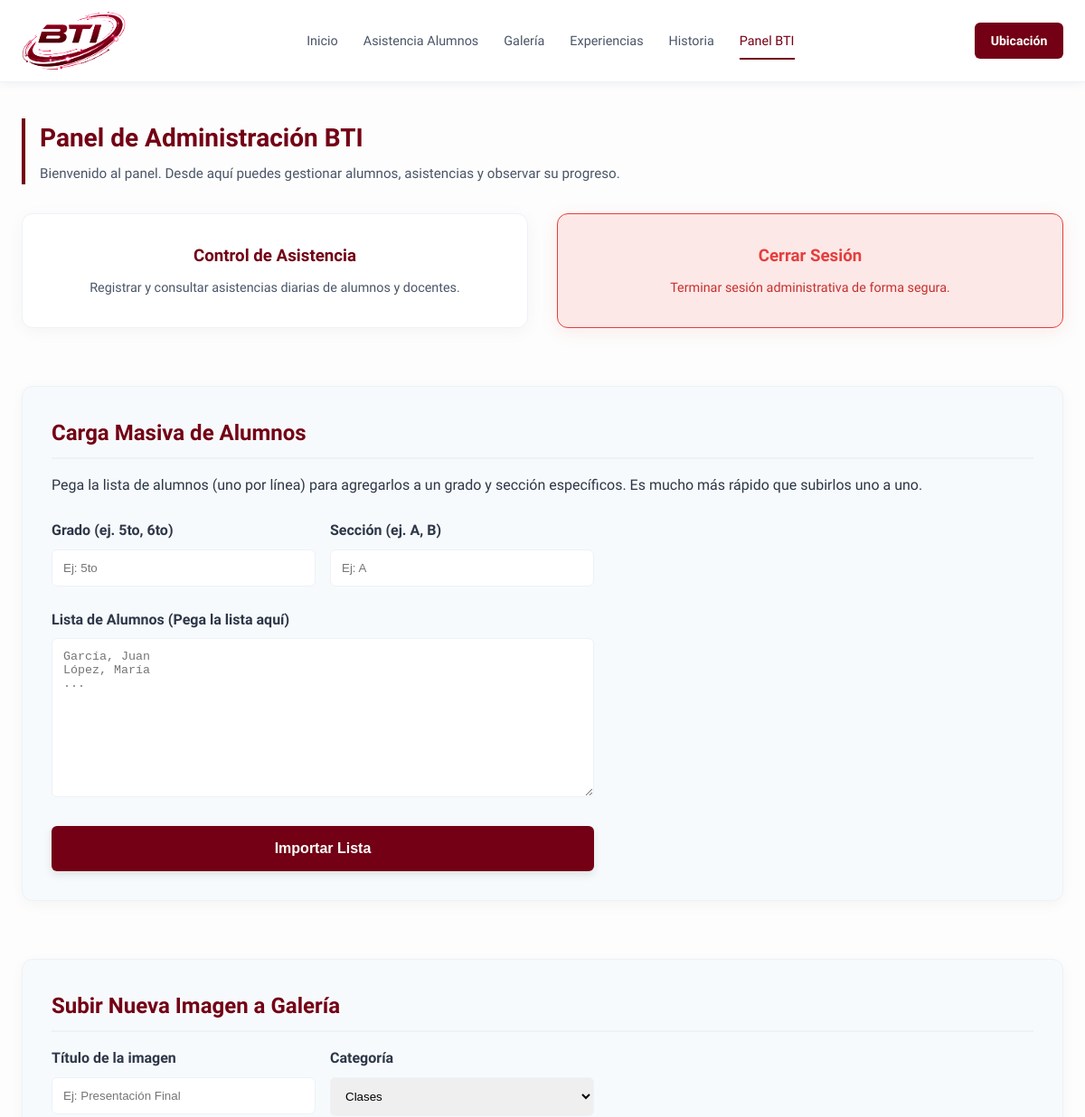
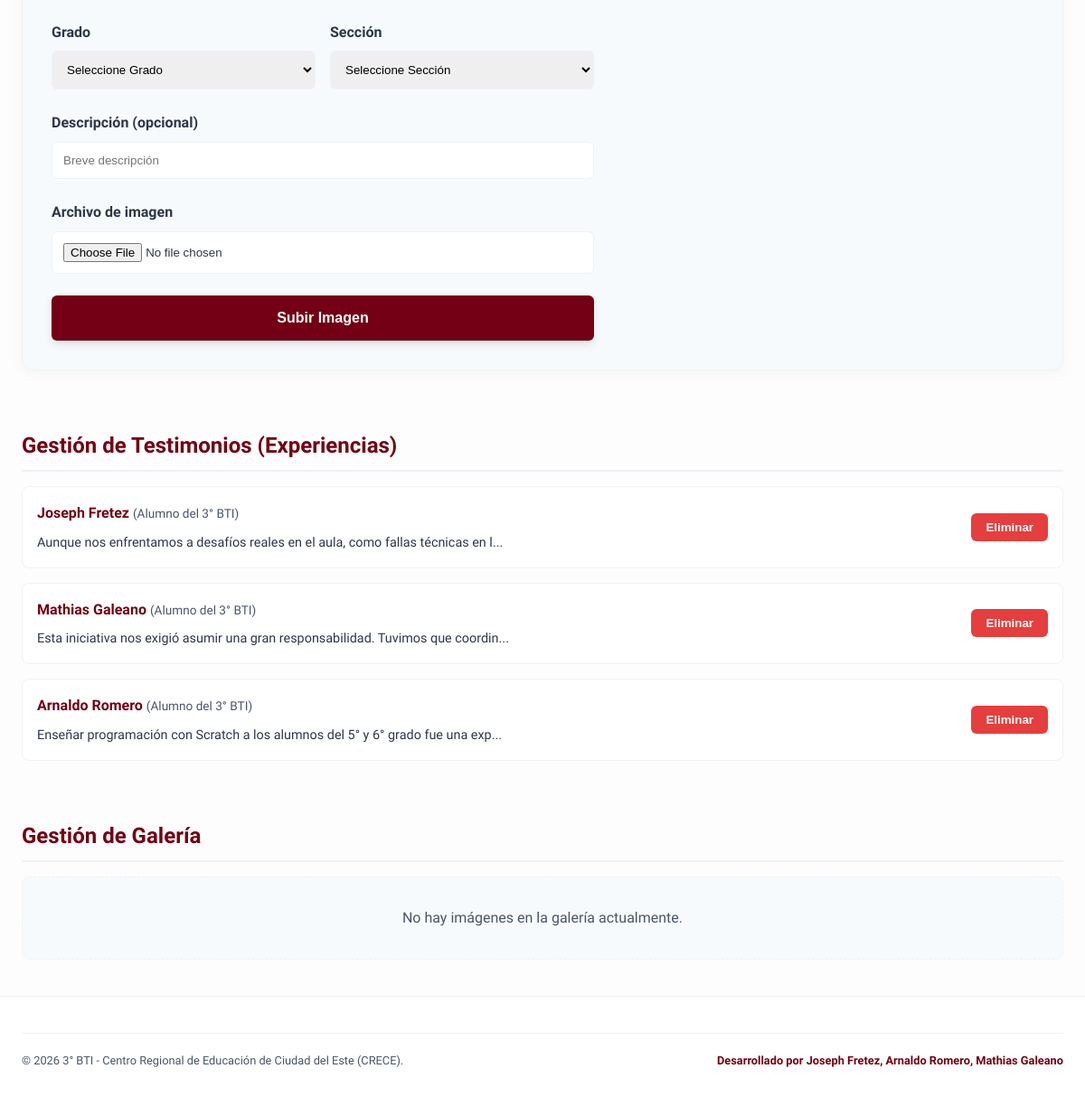
/panel_bti.php (signed in), run on the app's committed database (2 pictures, top to bottom).
### tables this page shows
CREATE TABLE IF NOT EXISTS experiencias (
    id INT AUTO_INCREMENT PRIMARY KEY,
    nombre VARCHAR(100) NOT NULL,
    rol VARCHAR(100) NOT NULL,
    comentario TEXT NOT NULL,
    fecha TIMESTAMP DEFAULT CURRENT_TIMESTAMP
);

### includes/db.php (called while the page is built, shortened)
<?php
$db_host = getenv('DB_HOST') ?: 'localhost';
$db_port = getenv('DB_PORT') ?: '3306';
$db_name = getenv('DB_NAME') ?: 'crece_bti';
$db_user = getenv('DB_USER') ?: 'root';
$db_pass = getenv('DB_PASS') ?: '';
$pdo = null;
$db_mode = 'json';
try {
    $pdo = new PDO("mysql:host=$db_host;port=$db_port;dbname=$db_name;charset=utf8mb4", $db_user, $db_pass, [
        PDO::ATTR_ERRMODE => PDO::ERRMODE_EXCEPTION,
        PDO::ATTR_DEFAULT_FETCH_MODE => PDO::FETCH_ASSOC,
        PDO::ATTR_TIMEOUT => 2
    ]);
    $db_mode = 'mysql';
} catch (PDOException $e) {
    $aiven_host = 'mysql-1c982f4-bticde2026.e.aivencloud.com';
    $aiven_port = '23886';
    $aiven_name = 'defaultdb';
    $aiven_user = 'avnadmin';
    $aiven_pass = 'AVNS_C8sKdn-qNUE8QgJu0Z3';
    if ($db_host !== $aiven_host) {
        try {
            $pdo = new PDO("mysql:host=$aiven_host;port=$aiven_port;dbname=$aiven_name;charset=utf8mb4", $aiven_user, $aiven_pass, [
                PDO::ATTR_ERRMODE => PDO::ERRMODE_EXCEPTION,
                PDO::ATTR_DEFAULT_FETCH_MODE => PDO::FETCH_ASSOC,
                PDO::ATTR_TIMEOUT => 3
            ]);
            $db_mode = 'mysql';
        } catch (PDOException $ex) {
            $pdo = null;
            $db_mode = 'json';
        }
    } else {
        $pdo = null;
        $db_mode = 'json';
    }
}
function getJsonPath() {
    $dir = __DIR__ . '/../data';
    $localPath = $dir . '/asistencia_db.json';
    return $localPath;
}
function getJsonData() {
    $path = getJsonPath();
    if (file_exists($path)) {
        $content = file_get_contents($path);
        $data = json_decode($content, true);
    }
    if (isset($data) && $data) {
        return $data;
    }
    return $defaultData;
}
function db_get_experiencias() {
    global $pdo, $db_mode;
    if ($db_mode === 'mysql' && $pdo) {
        try {
            $stmt = $pdo->query("SHOW TABLES LIKE 'experiencias'");
            if ($stmt->rowCount() > 0) {
                $stmt = $pdo->query("SELECT * FROM experiencias ORDER BY id DESC");
                return $stmt->fetchAll();
            }
        } catch (PDOException $e) {
        }
    }
    $data = getJsonData();
    return array_reverse($data['experiencias'] ?? []);
}

### panel_bti.php (the view, shortened to what this page needs)
<?php
require_once __DIR__ . '/includes/db.php';
require_once __DIR__ . "/includes/header.php";
?>
<main class="main-content">
    <div class="section-header">
        <h1 class="section-title">Panel de Administración BTI</h1>
        <p class="section-description">Bienvenido al panel. Desde aquí puedes gestionar alumnos, asistencias y observar su progreso.</p>
    </div>
    <div style="display: grid; grid-template-columns: repeat(auto-fit, minmax(280px, 1fr)); gap: 2rem; margin-top: 2rem;">
        <a href="asistencia.php" style="text-decoration: none; color: inherit;">
            <div style="background-color: #ffffff; border: 1px solid var(--color-border); border-radius: 12px; padding: 2rem; box-shadow: 0 4px 20px var(--color-shadow); text-align: center; transition: transform 0.3s;">
                <h3 style="color: var(--color-primary); margin-bottom: 0.5rem;">Control de Asistencia</h3>
                <p style="color: var(--color-secondary); font-size: 0.9rem;">Registrar y consultar asistencias diarias de alumnos y docentes.</p>
            </div>
        </a>
        <a href="logout.php" style="text-decoration: none; color: inherit;">
            <div style="background-color: #fce8e6; border: 1px solid #e53e3e; border-radius: 12px; padding: 2rem; box-shadow: 0 4px 20px rgba(229, 62, 62, 0.1); text-align: center; transition: transform 0.3s;">
                <h3 style="color: #e53e3e; margin-bottom: 0.5rem;">Cerrar Sesión</h3>
                <p style="color: #c53030; font-size: 0.9rem;">Terminar sesión administrativa de forma segura.</p>
            </div>
        </a>
    </div>
    <div style="margin-top: 4rem; background-color: #f7fafc; padding: 2rem; border-radius: 12px; border: 1px solid var(--color-border); box-shadow: 0 4px 15px var(--color-shadow);">
        <h2 style="color: var(--color-primary); margin-bottom: 1rem; border-bottom: 2px solid var(--color-border); padding-bottom: 0.5rem;">Carga Masiva de Alumnos</h2>
        <p style="color: var(--color-text); margin-bottom: 1.5rem;">Pega la lista de alumnos (uno por línea) para agregarlos a un grado y sección específicos. Es mucho más rápido que subirlos uno a uno.</p>
        <form method="POST" style="display: grid; gap: 1.5rem; max-width: 600px;">
            <div style="display: grid; grid-template-columns: 1fr 1fr; gap: 1rem;">
                <div>
                    <label style="display: block; font-weight: 600; margin-bottom: 0.5rem;">Grado (ej. 5to, 6to)</label>
                    <input type="text" name="grado" required placeholder="Ej: 5to" style="width: 100%; padding: 0.75rem; border: 1px solid var(--color-border); border-radius: 6px;">
                </div>
                <div>
                    <label style="display: block; font-weight: 600; margin-bottom: 0.5rem;">Sección (ej. A, B)</label>
                    <input type="text" name="seccion" required placeholder="Ej: A" style="width: 100%; padding: 0.75rem; border: 1px solid var(--color-border); border-radius: 6px;">
                </div>
            </div>
            <div>
                <label style="display: block; font-weight: 600; margin-bottom: 0.5rem;">Lista de Alumnos (Pega la lista aquí)</label>
                <textarea name="lista_alumnos" required rows="10" placeholder="García, Juan&#10;López, María&#10;..." style="width: 100%; padding: 0.75rem; border: 1px solid var(--color-border); border-radius: 6px; font-family: monospace; resize: vertical;"></textarea>
            </div>
            <button type="submit" style="background-color: var(--color-primary); color: white; padding: 1rem; border: none; border-radius: 6px; font-weight: 600; font-size: 1rem; cursor: pointer; transition: background-color 0.3s; box-shadow: 0 4px 10px rgba(0,0,0,0.1);">
                Importar Lista
            </button>
        </form>
    </div>
    <div style="margin-top: 4rem; background-color: #f7fafc; padding: 2rem; border-radius: 12px; border: 1px solid var(--color-border); box-shadow: 0 4px 15px var(--color-shadow);">
        <h2 style="color: var(--color-primary); margin-bottom: 1rem; border-bottom: 2px solid var(--color-border); padding-bottom: 0.5rem;">Subir Nueva Imagen a Galería</h2>
        <form method="POST" enctype="multipart/form-data" style="display: grid; gap: 1.5rem; max-width: 600px;">
            <div style="display: grid; grid-template-columns: 1fr 1fr; gap: 1rem;">
                <div>
                    <label style="display: block; font-weight: 600; margin-bottom: 0.5rem;">Título de la imagen</label>
                    <input type="text" name="titulo" required placeholder="Ej: Presentación Final" style="width: 100%; padding: 0.75rem; border: 1px solid var(--color-border); border-radius: 6px;">
                </div>
                <div>
                    <label style="display: block; font-weight: 600; margin-bottom: 0.5rem;">Categoría</label>
                    <select name="categoria" required style="width: 100%; padding: 0.75rem; border: 1px solid var(--color-border); border-radius: 6px;">
                        <option value="clases">Clases</option>
                    </select>
                </div>
            </div>
            <div style="display: grid; grid-template-columns: 1fr 1fr; gap: 1rem;">
                <div>
                    <label style="display: block; font-weight: 600; margin-bottom: 0.5rem;">Grado</label>
                    <select name="grado" required style="width: 100%; padding: 0.75rem; border: 1px solid var(--color-border); border-radius: 6px;">
                        <option value="" disabled selected>Seleccione Grado</option>
                    </select>
                </div>
                <div>
                    <label style="display: block; font-weight: 600; margin-bottom: 0.5rem;">Sección</label>
                    <select name="seccion" required style="width: 100%; padding: 0.75rem; border: 1px solid var(--color-border); border-radius: 6px;">
                        <option value="" disabled selected>Seleccione Sección</option>
                    </select>
                </div>
            </div>
            <div>
                <label style="display: block; font-weight: 600; margin-bottom: 0.5rem;">Descripción (opcional)</label>
                <input type="text" name="descripcion" placeholder="Breve descripción" style="width: 100%; padding: 0.75rem; border: 1px solid var(--color-border); border-radius: 6px;">
            </div>
            <div>
                <label style="display: block; font-weight: 600; margin-bottom: 0.5rem;">Archivo de imagen</label>
                <input type="file" name="imagen" accept="image/*" required style="width: 100%; padding: 0.75rem; border: 1px solid var(--color-border); border-radius: 6px; background-color: #ffffff;">
            </div>
            <button type="submit" style="background-color: var(--color-primary); color: white; padding: 1rem; border: none; border-radius: 6px; font-weight: 600; font-size: 1rem; cursor: pointer; transition: background-color 0.3s; box-shadow: 0 4px 10px rgba(0,0,0,0.1);">
                Subir Imagen
            </button>
        </form>
    </div>
    <div style="margin-top: 4rem;">
        <h2 style="color: var(--color-primary); margin-bottom: 1rem; border-bottom: 2px solid var(--color-border); padding-bottom: 0.5rem;">Gestión de Testimonios (Experiencias)</h2>
        <?php
        $experienciasList = db_get_experiencias();
        if (empty($experienciasList)) {
            echo "<div style='background-color: #f7fafc; padding: 2rem; text-align: center; border-radius: 8px; border: 1px dashed var(--color-border);'>";
            echo "<p style='color: var(--color-secondary); font-weight: 500;'>No hay testimonios registrados actualmente.</p>";
            echo "</div>";
        } else {
            echo "<div style='display: grid; gap: 1rem;'>";
            foreach ($experienciasList as $exp) {
                echo "<div style='background: #fff; border: 1px solid var(--color-border); border-radius: 8px; padding: 1rem; display: flex; justify-content: space-between; align-items: center;'>";
                echo "<div>";
                echo "<strong style='color: var(--color-primary);'>" . htmlspecialchars($exp['nombre']) . "</strong> <span style='color: var(--color-secondary); font-size: 0.85rem;'>(" . htmlspecialchars($exp['rol']) . ")</span>";
                echo "<p style='margin: 0.5rem 0 0 0; font-size: 0.9rem; color: var(--color-text);'>" . htmlspecialchars(substr($exp['comentario'], 0, 80)) . "...</p>";
                echo "</div>";
                echo "<form method='POST' style='margin: 0;' onsubmit=\"return confirm('¿Estás seguro de que quieres eliminar este testimonio?');\">";
                echo "<button type='submit' style='background: #e53e3e; color: white; border: none; padding: 0.5rem 1rem; border-radius: 6px; cursor: pointer; font-weight: bold;'>Eliminar</button>";
                echo "</form>";
                echo "</div>";
            }
            echo "</div>";
        }
        ?>
    </div>
    <div style="margin-top: 4rem;">
        <h2 style="color: var(--color-primary); margin-bottom: 1rem; border-bottom: 2px solid var(--color-border); padding-bottom: 0.5rem;">Gestión de Galería</h2>
        <?php
        $galeriaList = db_get_galerias();
        if (empty($galeriaList)) {
            echo "<div style='background-color: #f7fafc; padding: 2rem; text-align: center; border-radius: 8px; border: 1px dashed var(--color-border);'>";
            echo "<p style='color: var(--color-secondary); font-weight: 500;'>No hay imágenes en la galería actualmente.</p>";
            echo "</div>";
        }
        ?>
    </div>
</main>
<?php
require_once __DIR__ . "/includes/footer.php";
?>

### assets/css/estilos.css (style rules this page uses)
:root { --color-primary: #730014; --color-primary-hover: #50000d; --color-primary-light: #fae6e8; --color-accent-blue: #1a1a75; --color-accent-red: #ff0000; --color-secondary: #4a5568; --color-text: #2d3748; --color-bg: #fdfdfd; --color-card: #ffffff; --color-border: #edf2f7; --color-shadow: rgba(0, 0, 0, 0.04); --transition-fast: all 0.2s ease; --transition-smooth: all 0.3s cubic-bezier(0.4, 0, 0.2, 1); --font-sans: 'Plus Jakarta Sans', -apple-system, BlinkMacSystemFont, "Segoe UI", Roboto, sans-serif; }
* { margin: 0; padding: 0; box-sizing: border-box; }
html { scroll-behavior: smooth; }
body { font-family: var(--font-sans); background-color: var(--color-bg); color: var(--color-text); line-height: 1.6; -webkit-font-smoothing: antialiased; display: flex; flex-direction: column; min-height: 100vh; overflow-x: hidden; }
a { text-decoration: none; color: var(--color-primary); transition: var(--transition-fast); }
.main-content { flex: 1; max-width: 1200px; width: 100%; margin: 0 auto; padding: 2.5rem 1.5rem; }
.section-header { margin-bottom: 2rem; text-align: left; border-left: 4px solid var(--color-primary); padding-left: 1rem; }
.section-title { font-size: clamp(1.35rem, 3vw, 1.75rem); color: var(--color-primary); font-weight: 700; }
.section-description { color: var(--color-secondary); font-size: 0.95rem; margin-top: 0.25rem; }

### data on the page
experiencias: nombre "Joseph Fretez", rol "Alumno del 3° BTI", comentario "Aunque nos enfrentamos a desafíos reales en el aula, como fallas técnicas en l"
experiencias: nombre "Mathias Galeano", rol "Alumno del 3° BTI", comentario "Esta iniciativa nos exigió asumir una gran responsabilidad. Tuvimos que coordin"
experiencias: nombre "Arnaldo Romero", rol "Alumno del 3° BTI", comentario "Enseñar programación con Scratch a los alumnos del 5° y 6° grado fue una exp"
